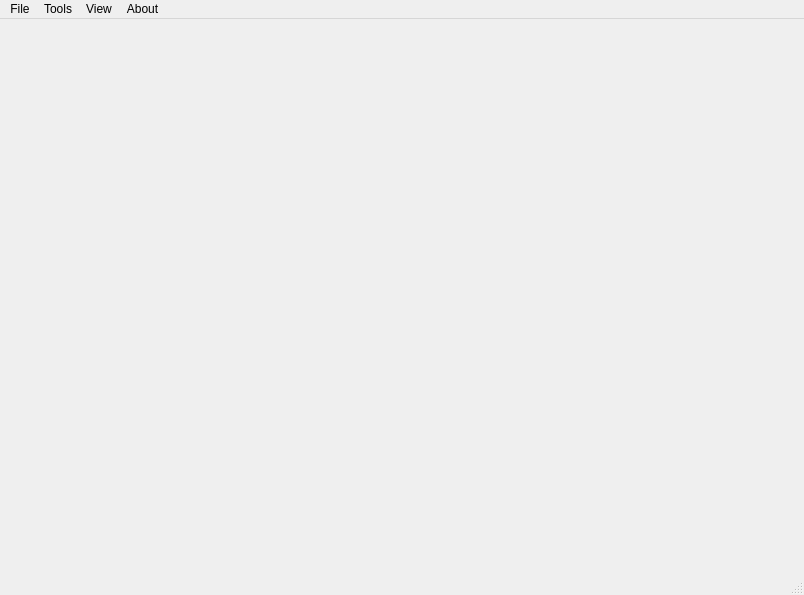
<?xml version="1.0" encoding="UTF-8"?>
<ui version="4.0">
 <class>MainWindow</class>
 <widget class="QMainWindow" name="MainWindow">
  <property name="geometry">
   <rect>
    <x>0</x>
    <y>0</y>
    <width>804</width>
    <height>595</height>
   </rect>
  </property>
  <property name="windowTitle">
   <string>MainWindow</string>
  </property>
  <widget class="QWidget" name="centralwidget"/>
  <widget class="QMenuBar" name="menubar">
   <property name="geometry">
    <rect>
     <x>0</x>
     <y>0</y>
     <width>804</width>
     <height>29</height>
    </rect>
   </property>
   <widget class="QMenu" name="menuFile">
    <property name="title">
     <string>File</string>
    </property>
    <addaction name="actionCreate_new_Scenario"/>
    <addaction name="actionLoad_Scenario"/>
    <addaction name="separator"/>
    <addaction name="actionSave"/>
    <addaction name="actionLoad"/>
   </widget>
   <widget class="QMenu" name="menuTools">
    <property name="title">
     <string>Tools</string>
    </property>
    <addaction name="actionPreferences"/>
    <addaction name="actionOptions"/>
   </widget>
   <widget class="QMenu" name="menuView">
    <property name="title">
     <string>View</string>
    </property>
   </widget>
   <widget class="QMenu" name="menuAbout">
    <property name="title">
     <string>About</string>
    </property>
   </widget>
   <addaction name="menuFile"/>
   <addaction name="menuTools"/>
   <addaction name="menuView"/>
   <addaction name="menuAbout"/>
  </widget>
  <widget class="QStatusBar" name="statusbar"/>
  <action name="actionCreate_new_Scenario">
   <property name="text">
    <string>Create new Scenario</string>
   </property>
  </action>
  <action name="actionLoad_Scenario">
   <property name="text">
    <string>Load Scenario</string>
   </property>
  </action>
  <action name="actionSave">
   <property name="text">
    <string>Save</string>
   </property>
  </action>
  <action name="actionLoad">
   <property name="text">
    <string>Load</string>
   </property>
  </action>
  <action name="actionPreferences">
   <property name="text">
    <string>Preferences</string>
   </property>
  </action>
  <action name="actionOptions">
   <property name="text">
    <string>Options</string>
   </property>
  </action>
 </widget>
 <resources/>
 <connections/>
</ui>
